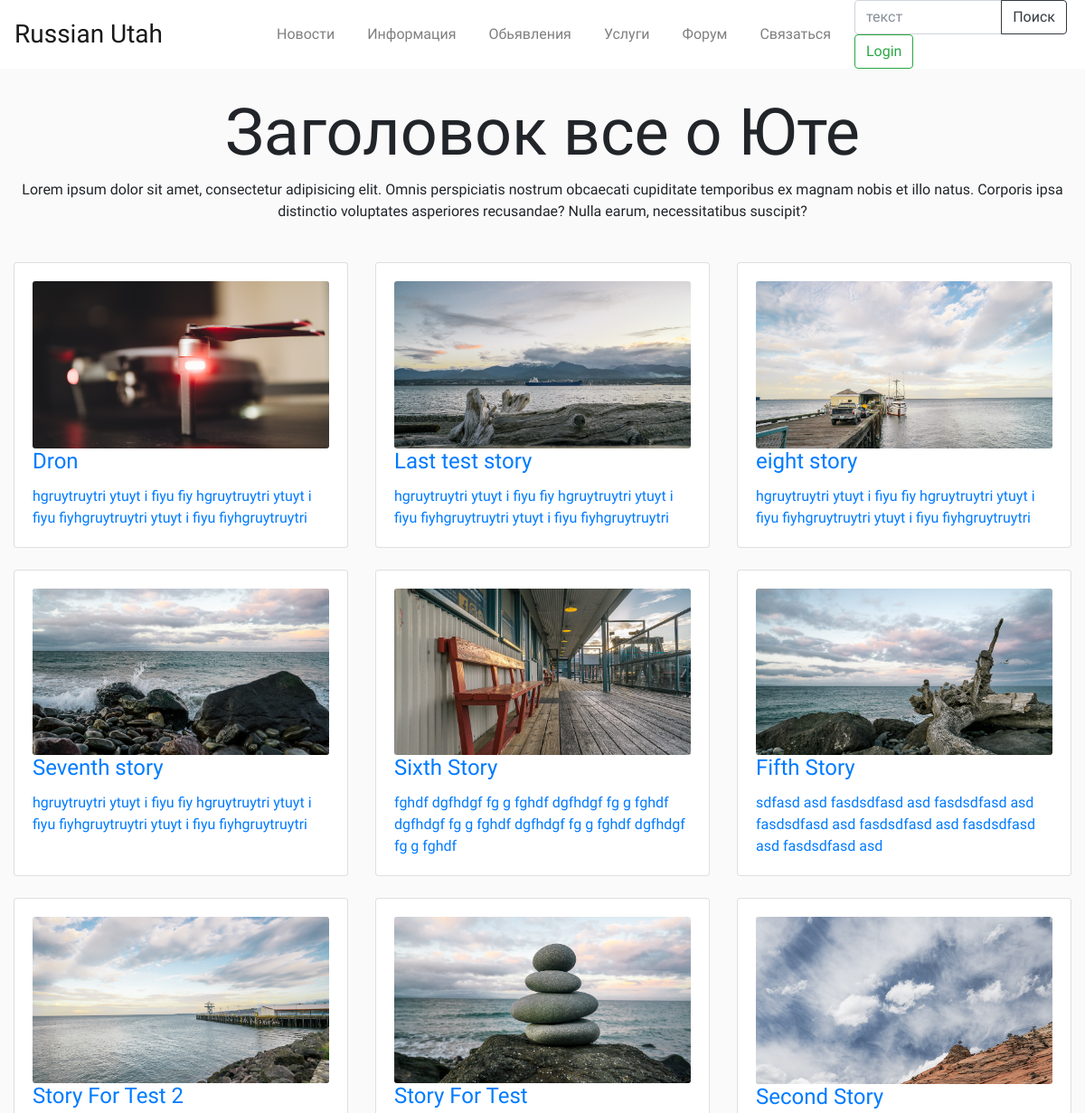
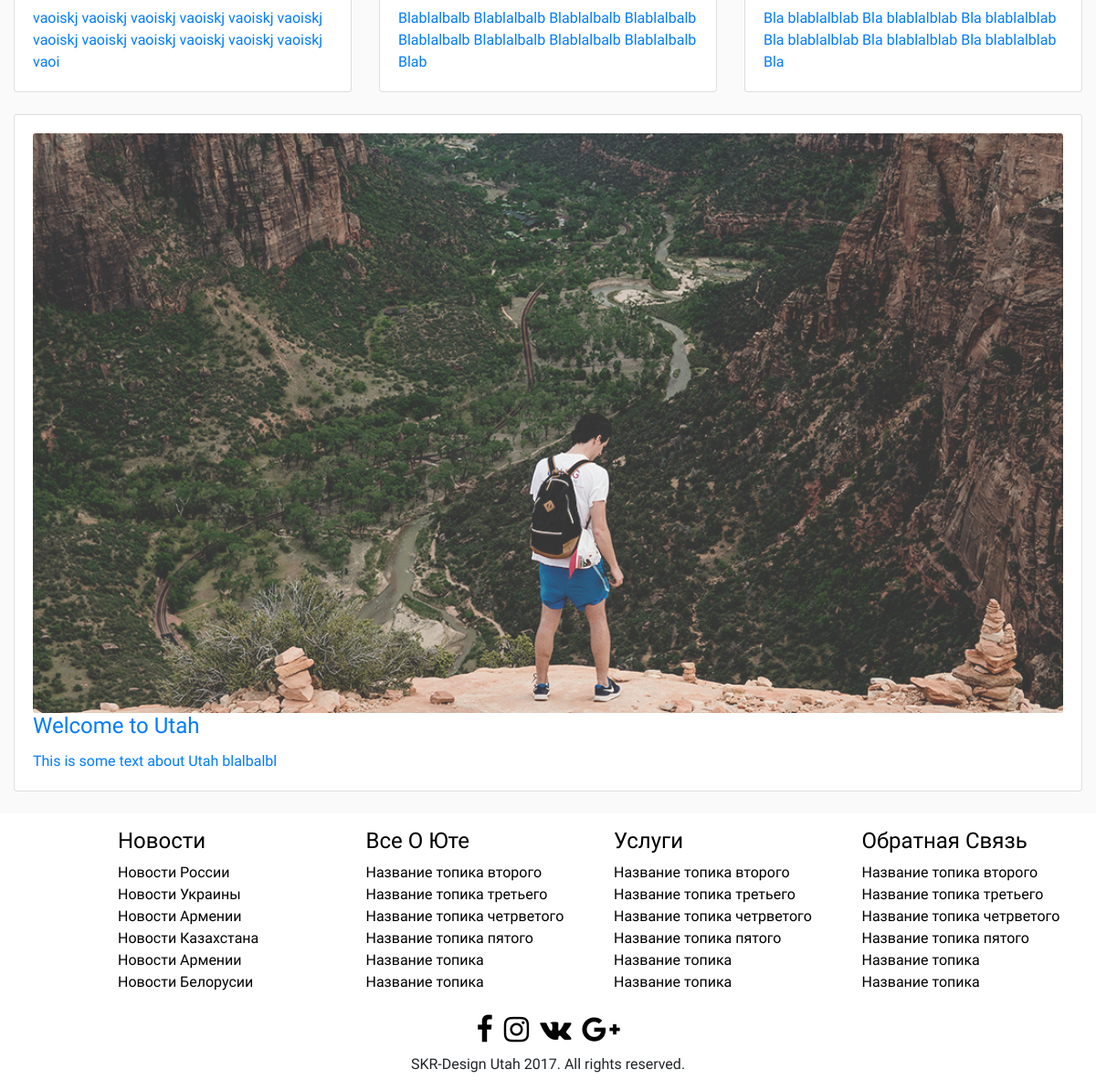
Screenshot of /stories/ with the database file from the repository (2 pictures, top to bottom).
### stories_app/models.py (models this page shows, shortened)
class Story(models.Model):
    title = models.CharField(max_length=250)
    pub_date = models.DateTimeField()
    image = models.ImageField(upload_to="media/")
    body = models.TextField()
    def summary(self):
        return self.body[:100] # Limititng the lenght of characters

### stories_app/views.py (the view)
# urls.py: path('stories/', views.stories, name = 'stories'),
def stories(request):
    mainStory = Story.objects.order_by("-pub_date")
    return render(request, 'stories_app/stories.html', {'mainStorys':mainStory})

### stories_app/templates/stories_app/stories.html (shortened to what this page needs)
{% extends "base.html" %}
{% load static %}
{% block front %}
  <div class="container bg-faded ubuntu" id="homeImg">
    <explore class="container ubuntu" id="exploreSection">
        <div class="row">
            <div class="col text-center">
                <div class="py-1">
                    <h1 class="display-3">Заголовок все о Юте</h1>
                    <p class="">Lorem ipsum dolor sit amet, consectetur adipisicing elit. Omnis perspiciatis nostrum obcaecati cupiditate temporibus ex magnam nobis et illo natus. Corporis ipsa distinctio voluptates asperiores recusandae? Nulla earum, necessitatibus suscipit?</p>
                </div>
            </div>
        </div>
    </explore>
      <div class="card-deck mb-4" id="firstStory">
          {% for mainStory in mainStorys %}
          <div class="card">
              <div class="card-body">
                  <a href="{% url 'storyDetail' mainStory.id %}"><img class="card-img" src="{{mainStory.image.url}}"></a>
                  <a href="{% url 'storyDetail' mainStory.id %}"><h4 class="card-title">{{mainStory.title}}</h4></a>
                  <a href="{% url 'storyDetail' mainStory.id %}"><p class="card-text">{{mainStory.summary}}</p></a>
              </div>
          </div>
          {% if forloop.counter|divisibleby:3 %}
      </div>
      <div class="card-deck mb-4" id="{{mainStory.title}}">
        {% endif %}
    {% endfor %}
  </div>
</div>
{% endblock %}

### stories_app/templates/base.html (shortened to what this page needs)
<!DOCTYPE html>
<html lang="en">
<head>
  {% load static %}
  <link rel="stylesheet" href="{% static 'stories_app/bootstrap/src/css/font-awesome.min.css' %}">
  <link rel="stylesheet" href="{% static 'stories_app/bootstrap/src/css/bootstrap.css' %}">
  <link rel="stylesheet" href="{% static 'stories_app/bootstrap/src/css/style.css' %}">
</head>
<body>
  <div clss="navigation">
    <nav class="navbar navbar-fixed-top row navbar-expand-lg navbar-light ubuntu py-0" id="navbarWrapper">
        <div class="container-fluid" id="navbarContainer">
        <a class="navbar-brand my-0 mr-2" id="navbarBrand" href="{% url 'home' %}"><span class="h3">Russian Utah</span></a>
        <div class="collapse navbar-collapse" id="navbarNav">
            <ul class="navbar-nav mr-2" id="menuOnly">
              <li class="nav-item">
                <a class="nav-link" href="{% url 'news' %}">Новости</a>
              </li>
              <li class="nav-item">
                <a class="nav-link" href="{% url 'stories' %}">Информация</a>
              </li>
              <li class="nav-item">
                <a class="nav-link" href="#">Обьявления</a>
              </li>
              <li class="nav-item">
                <a class="nav-link" href="{% url 'services' %}">Услуги</a>
              </li>
              <li class="nav-item">
                <a class="nav-link" href="{% url 'test' %}">Форум</a>
              </li>
              <li class="nav-item">
                <a class="nav-link" href="{% url 'contacts'%}">Связаться</a>
              </li>
            </ul>
        <form class="form-inline ubuntu" id="navInput">
          <div class="input-group mr-1">
            <input type="text" class="form-control" placeholder="текст">
            <span class="input-group-btn">
              <button class="btn btn-outline-dark" id="searchButton">Поиск</button>
            </span>
          </div>
            <button class="btn btn-outline-success" type="button" data-toggle="modal" data-target="#loginModal">Login</button>
        </form>
      </div>
    </nav>
  </div>
  {% block front %}{% endblock %}
  <div class="ubuntu" id="footer">
      <div class="row" id="footerBody">
          <div class="col-md-3" id="firstRow">
              <div class="py-3 d-none d-lg-block">
                  <div class="d-flex flex-column align-items-start row" id="footerFirstRow">
                      <a href="#" class="item"><h4>Новости</h4></a>
                      <a href="#" class="item">Новости России</a>
                      <a href="#" class="item">Новости Украины</a>
                      <a href="#" class="item">Новости Армении</a>
                      <a href="#" class="item">Новости Казахстана</a>
                      <a href="#" class="item">Новости Армении</a>
                      <a href="#" class="item">Новости Белорусии</a>
                  </div>
              </div>
          </div>
          <div class="col-md-3" id="secondRow">
              <div class="py-3 d-none d-lg-block">
                  <div class="d-flex flex-column align-items-start row">
                      <a href="#" class="item"><h4>Все О Юте</h4></a>
                      <a href="#" class="item">Название топика второго</a>
                      <a href="#" class="item">Название топика третьего</a>
                      <a href="#" class="item">Название топика четрветого</a>
                      <a href="#" class="item">Название топика пятого</a>
                      <a href="#" class="item">Название топика</a>
                      <a href="#" class="item">Название топика</a>
                  </div>
              </div>
          </div>
          <div class="col-md-3" id="thirdRow">
              <div class="py-3 d-none d-lg-block">
                  <div class="d-flex flex-column align-items-start row">
                      <a href="#" class="item"><h4>Услуги</h4></a>
                      <a href="#" class="item">Название топика второго</a>
                      <a href="#" class="item">Название топика третьего</a>
                      <a href="#" class="item">Название топика четрветого</a>
                      <a href="#" class="item">Название топика пятого</a>
                      <a href="#" class="item">Название топика</a>
                      <a href="#" class="item">Название топика</a>
                  </div>
              </div>
          </div>
          <div class="col-md-3" id="forthRow">
              <div class="py-3 d-none d-lg-block">
                  <div class="d-flex flex-column align-items-start row">
                      <a href="#" class="item"><h4>Обратная Связь</h4></a>
                      <a href="#" class="item">Название топика второго</a>
                      <a href="#" class="item">Название топика третьего</a>
                      <a href="#" class="item">Название топика четрветого</a>
                      <a href="#" class="item">Название топика пятого</a>
                      <a href="#" class="item">Название топика</a>
                      <a href="#" class="item">Название топика</a>
                  </div>
              </div>
          </div>
      </div>
      <div class="row py-0" id="footerHead">
          <div class="col text-center">
              <div class="py-2" id="socialButtons">
                  <a href="#"><i class="fa fa-facebook fa-2x px-1" aria-hidden="true"></i></a>
                  <a href="#"><i class="fa fa-instagram fa-2x px-1"></i></a>
                  <a href="#"><i class="fa fa-vk fa-2x px-1"></i></a>
                  <a href="#"><i class="fa fa-google-plus fa-2x px-1"></i></a>
              </div>
              <p>SKR-Design Utah 2017. All rights reserved.</p>
          </div>
      </div>
  </div>
</body>
</html>

### rows the page displays
Story: image (picture), title "Dron", summary "hgruytruytri ytuyt i fiyu fiy hgruytruytri ytuyt i fiyu fiyhgruytruytri ytuyt i fiyu fiyhgruytruytri"
Story: image (picture), title "Last test story", summary "hgruytruytri ytuyt i fiyu fiy hgruytruytri ytuyt i fiyu fiyhgruytruytri ytuyt i fiyu fiyhgruytruytri"
Story: image (picture), title "eight story", summary "hgruytruytri ytuyt i fiyu fiy hgruytruytri ytuyt i fiyu fiyhgruytruytri ytuyt i fiyu fiyhgruytruytri"
Story: image (picture), title "Seventh story", summary "hgruytruytri ytuyt i fiyu fiy hgruytruytri ytuyt i fiyu fiyhgruytruytri ytuyt i fiyu fiyhgruytruytri"
Story: image (picture), title "Sixth Story", summary "fghdf dgfhdgf fg g fghdf dgfhdgf fg g fghdf dgfhdgf fg g fghdf dgfhdgf fg g fghdf dgfhdgf fg g fghdf"
Story: image (picture), title "Fifth Story", summary "sdfasd asd fasdsdfasd asd fasdsdfasd asd fasdsdfasd asd fasdsdfasd asd fasdsdfasd asd fasdsdfasd asd"
Story: image (picture), title "Story For Test 2", summary "vaoiskj vaoiskj vaoiskj vaoiskj vaoiskj vaoiskj vaoiskj vaoiskj vaoiskj vaoiskj vaoiskj vaoiskj vaoi"
Story: image (picture), title "Story For Test", summary "Blablalbalb Blablalbalb Blablalbalb Blablalbalb Blablalbalb Blablalbalb Blablalbalb Blablalbalb Blab"
Story: image (picture), title "Second Story", summary "Bla blablalblab Bla blablalblab Bla blablalblab Bla blablalblab Bla blablalblab Bla blablalblab Bla"
Story: image (picture), title "Welcome to Utah", summary "This is some text about Utah blalbalbl"
